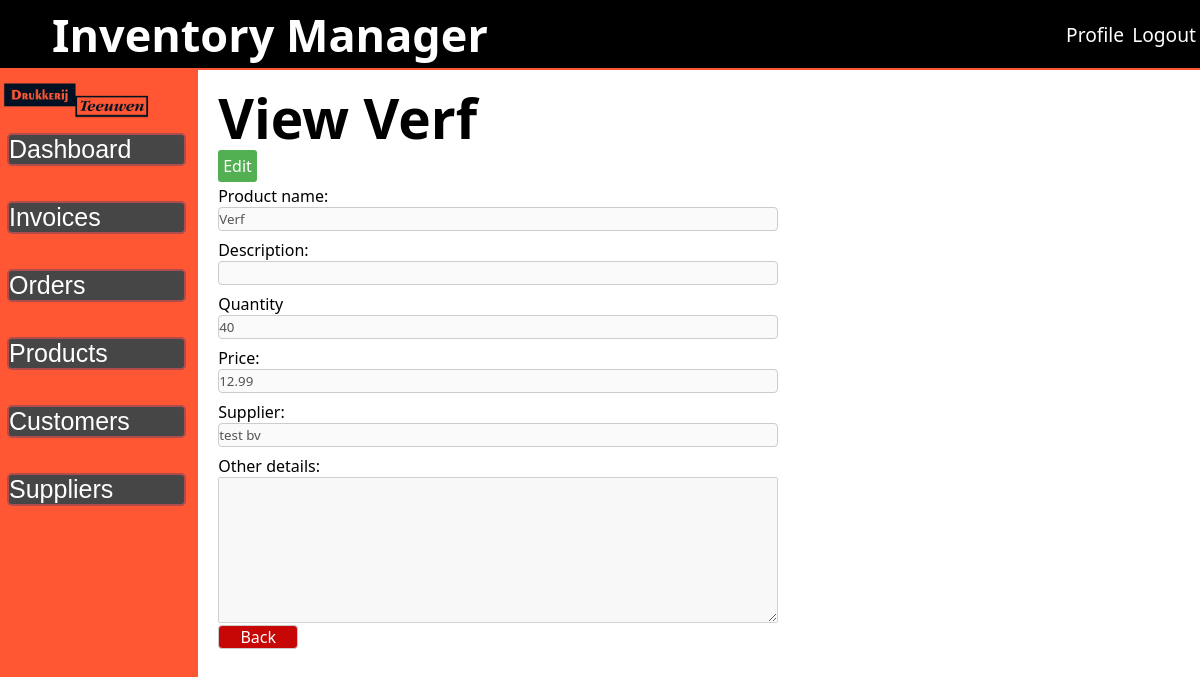
The page /public/view-product.php?id=148 (signed in) on the database its author committed.
### tables this page shows
CREATE TABLE `products` (
  `id` int(11) NOT NULL,
  `product_name` varchar(50) NOT NULL,
  `product_description` varchar(100) DEFAULT NULL,
  `product_quantity` int(11) NOT NULL,
  `product_price` float NOT NULL,
  `other_details` text DEFAULT NULL,
  `supplier_id` int(11) DEFAULT NULL,
  `date` date NOT NULL DEFAULT current_timestamp()
);

CREATE TABLE `suppliers` (
  `id` int(11) NOT NULL,
  `name` varchar(90) NOT NULL,
  `number` varchar(20) NOT NULL,
  `email` varchar(200) NOT NULL,
  `street` varchar(90) NOT NULL,
  `postcode` varchar(8) NOT NULL,
  `city` varchar(90) NOT NULL,
  `country` varchar(90) NOT NULL,
  `dateTime` datetime NOT NULL DEFAULT current_timestamp()
);

### public/view-product.php (the view, shortened to what this page needs)
<?php
require_once '../src/inc/session_check.php';
$id = $_GET['id'];
$sql = "SELECT * FROM products INNER JOIN suppliers ON products.supplier_id=suppliers.id  WHERE products.id='$id'";
$result = $con->query($sql);
$row = $result->fetch_assoc();
?>
<h1>View
    <?php echo $row['product_name']; ?>
</h1>
<a class="edit-data" href="editProduct.php?id=<?php echo $id; ?>">Edit</a>
<div class="form-container">
    <form action="">
        <label for="">Product name:</label>
        <input type="text" value="<?php echo $row['product_name']; ?>" disabled>
        <label for="">Description:</label>
        <input type="text" value="<?php echo $row['product_description']; ?>" disabled>
        <label for="">Quantity</label>
        <input type="text" value="<?php echo $row['product_quantity']; ?>" disabled>
        <label for="">Price:</label>
        <input type="text" value="<?php echo $row['product_price']; ?>" disabled>
        <label for="">Supplier:</label>
        <input type="text" value="<?php echo $row['name']; ?>" disabled>
        <label for="">Other details:</label>
        <textarea name="other_details" rows="8" disabled><?php echo $row['other_details']; ?></textarea>
        <a class="cancel-button" href="products.php">Back</a>
    </form>
</div>

### assets/CSS/main.css (style rules this page uses)
* { box-sizing: border-box; font-family: system-ui, -apple-system, BlinkMacSystemFont, 'Segoe UI', Roboto, Oxygen, Ubuntu, Cantarell, 'Open Sans', 'Helvetica Neue', sans-serif; margin: 0px; padding: 0px; }
html { height: 100%; }
a { text-decoration: none; }
.main-content h1 { font-size: 55px; }
.edit-data { padding: 5px; border-radius: 3px; background: #53b052; color: white; }
.cancel-button { display: flex; justify-content: center; align-items: center; margin: 2px 0px; height: 3vh; width: 10vh; color: white; background: #c70606; border: 1px solid #ccc; border-radius: 4px; }
.form-container { width: 70vh; height: 80vh; }
.form-container form { display: flex; flex-direction: column; justify-content: flex-start; }
.form-container form label { margin-top: 8px; }
.form-container form input[type=text], input[type=number], select { width: 100%; height: 3vh; display: inline-block; border: 1px solid #ccc; border-radius: 4px; box-sizing: border-box; }

### rows shown on the page
products: product_name "Verf", product_quantity "40", product_price "12.99", supplier.name "test bv"
